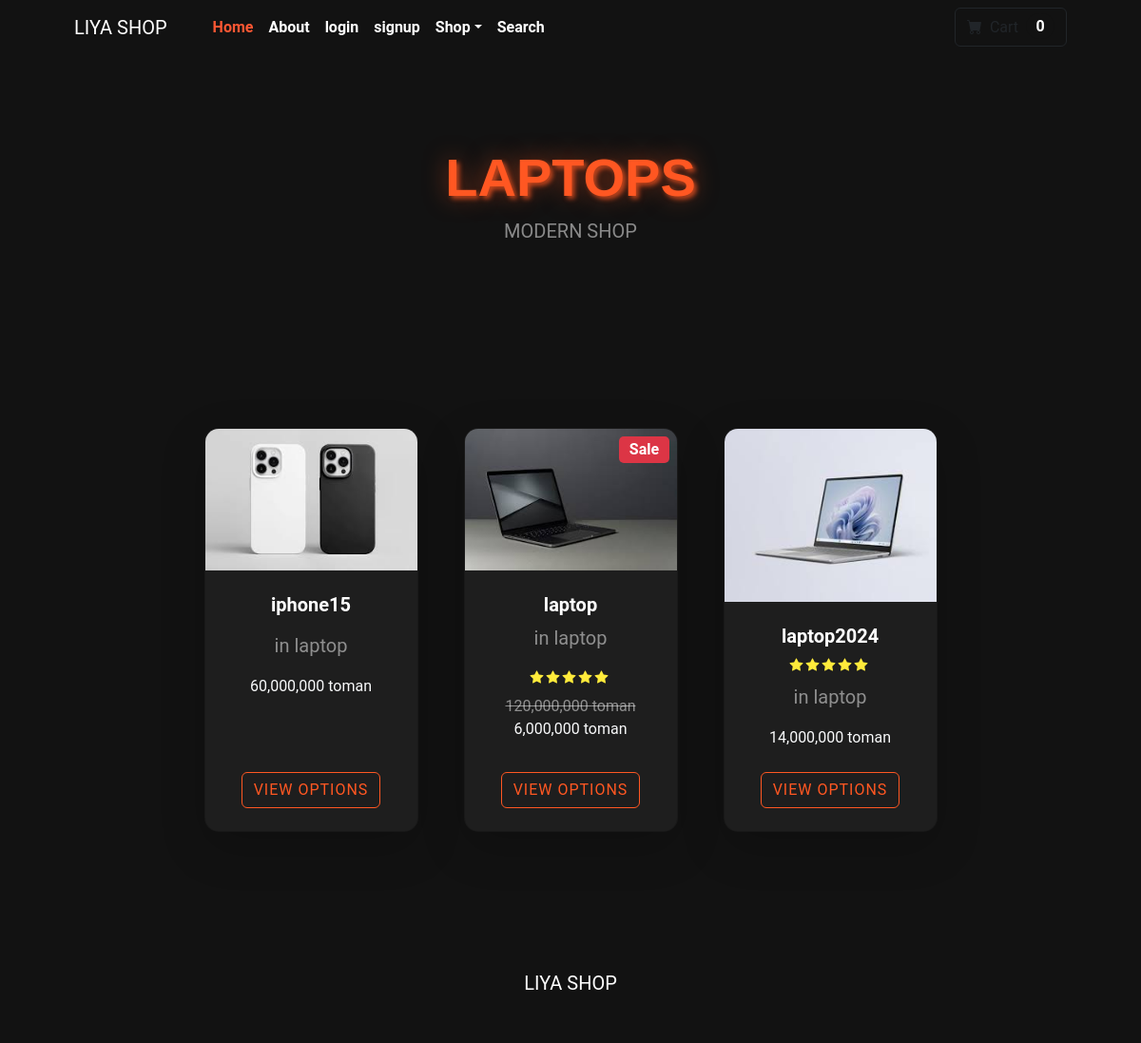
/category/laptop, run on the app's committed database.
### shop/models.py (models this page shows, shortened)
class Category(models.Model):
    name = models.CharField(max_length=50)
    def __str__(self):
        return self.name

class Product(models.Model):
    name = models.CharField(max_length=50)
    description = models.CharField(max_length=500,default='',blank=True,null=True)
    price = models.DecimalField(default=0,max_digits=12,decimal_places=0)
    category = models.ForeignKey(Category,on_delete=models.CASCADE,default=1)
    picture = models.ImageField(upload_to='upload/product/')
    star = models.IntegerField(default=0,validators=[MinValueValidator(0),MaxValueValidator(5)])
    is_sale = models.BooleanField(default=False)
    sale_price = models.DecimalField(default=0,max_digits=12,decimal_places=0)

### shop/views.py (the view)
# urls.py: path('category/<str:cat>',views.category, name='category'),
def category(request,cat):
    cat = cat.replace('-','')
    try:
        category = Category.objects.get(name=cat)
        products = Product.objects.filter(category=category)
        return render(request, 'category.html', {'products': products,"category":category})
    except:
        messages.success(request,'Category does not exist')
        return redirect('home')

### cart/cart.py (called while the page is built)
    def __len__(self):
        return len(self.cart)

### cart/context_processors.py (called while the page is built)
def cart(request):
    return {'cart': Cart(request)}

### shop/templates/category.html (shortened to what this page needs)
{% extends "base.html" %}
{% load static %}
{% load humanize %}
{% block content %}
        <header class="bg-dark py-5">
            <div class="container px-4 px-lg-5 my-5">
                <div class="text-center text-white">
                    <h1 class="display-4 fw-bolder animate__animated animate__fadeIn animate__delay-1s">{{ category }}s</h1>
                    <p class="lead fw-normal text-white-50 mb-0 animate__animated animate__fadeIn animate__delay-2s">MODERN SHOP</p>
                </div>
            </div>
        </header>
        <section class="py-5">
            <div class="container px-4 px-lg-5 mt-5">
                <div class="row gx-4 gx-lg-5 row-cols-2 row-cols-md-3 row-cols-xl-4 justify-content-center">
                    {% for item in products %}
                        {% if item.is_sale %}
                        <div class="col mb-5">
                            <div class="card h-100 shadow-lg hover-zoom-card animate__animated animate__fadeIn animate__delay-3s">
                                <div class="badge bg-danger text-white position-absolute" style="top: 0.5rem; right: 0.5rem">Sale</div>
                                <img class="card-img-top hover-zoom" src="{{ item.picture.url }}" alt="..." />
                                <div class="card-body p-4">
                                    <div class="text-center">
                                        <h5 class="fw-bolder text-white">{{ item.name }}</h5>
                                        <p class="text-white-50">in {{ item.category }}</p>
                                        <div class="d-flex justify-content-center small text-warning mb-2">
                                            {% with ''|center:item.star as range %}
                                                {% for _ in range %}
                                                    <div class="bi-star-fill"></div>
                                                {% endfor %}
                                            {% endwith %}
                                        </div>
                                        <strike class="text-white-50">{{ item.price | intcomma }} toman</strike> <br>
                                        <span class="text-light">{{ item.sale_price | intcomma }} toman</span>
                                    </div>
                                </div>
                                <div class="card-footer p-4 pt-0 border-top-0 bg-transparent">
                                    <div class="text-center">
                                        <a class="btn btn-outline-light mt-auto hover-btn" href="{% url 'product' item.id %}">View options</a>
                                    </div>
                                </div>
                            </div>
                        </div>
                        {% else %}
                        <div class="col mb-5">
                            <div class="card h-100 shadow-lg hover-zoom-card animate__animated animate__fadeIn animate__delay-3s">
                                <img class="card-img-top hover-zoom" src="{{ item.picture.url }}" alt="..." />
                                <div class="card-body p-4">
                                    <div class="text-center">
                                        <h5 class="fw-bolder text-white">{{ item.name }}</h5>
                                        <div class="d-flex justify-content-center small text-warning mb-2">
                                            {% with ''|center:item.star as range %}
                                                {% for _ in range %}
                                                    <div class="bi-star-fill"></div>
                                                {% endfor %}
                                            {% endwith %}
                                        </div>
                                        <p class="text-white-50">in {{ item.category }}</p>
                                        <span class="text-light">{{ item.price | intcomma }} toman</span>
                                    </div>
                                </div>
                                <div class="card-footer p-4 pt-0 border-top-0 bg-transparent">
                                    <div class="text-center">
                                        <a class="btn btn-outline-light mt-auto hover-btn" href="{% url 'product' item.id %}">View options</a>
                                    </div>
                                </div>
                            </div>
                        </div>
                        {% endif %}
                    {% endfor %}
                </div>
            </div>
        </section>
{% endblock %}

### shop/templates/category.html (style rules this page uses)
body { background-color: #121212; color: white; font-family: 'Roboto', sans-serif; font-weight: 400; }
.bg-dark { background-color: #121212 !important; }
h1, p { animation-duration: 2s; animation-fill-mode: both; }
h1 { font-family: 'Russo One', sans-serif; color: #ff5722; font-size: 3.5rem; text-transform: uppercase; text-shadow: 3px 3px 5px rgba(255, 87, 34, 0.7), 0 0 25px rgba(255, 87, 34, 0.5); }
p { font-size: 1.25rem; }
.animate__animated.animate__fadeIn { animation: fadeIn 1s ease-in; }
.animate__delay-1s { animation-delay: 1s; }
.animate__delay-2s { animation-delay: 2s; }
.animate__delay-3s { animation-delay: 3s; }
.card { background-color: #1e1e1e; border-radius: 15px; transition: all 0.3s ease; box-shadow: 0 4px 20px rgba(0, 0, 0, 0.3); overflow: hidden; }
.card-img-top { transition: transform 0.3s ease-in-out; }
.badge { background-color: #ff5722; color: #fff; font-size: 1rem; border-radius: 5px; }
.btn-outline-light { border-color: #ff5722; color: #ff5722; transition: all 0.3s ease; font-size: 1rem; text-transform: uppercase; letter-spacing: 1px; }
.bi-star-fill { color: #ffeb3b; margin-right: 3px; }
.text-white { color: #fff !important; }
.text-light { color: #f0f0f0; }
.text-white-50 { color: rgba(255, 255, 255, 0.5); }

### data on the page
Category: name "LAPTOP"
Product: picture (picture), name "iphone15", category "laptop", price "60,000,000"
Product: picture (picture), name "laptop", category "laptop", star 5 (drawn), price "120,000,000", sale_price "6,000,000"
Product: picture (picture), name "laptop2024", star 5 (drawn), category "laptop", price "14,000,000"

### other printed values
{{ cart|length }} "0"
